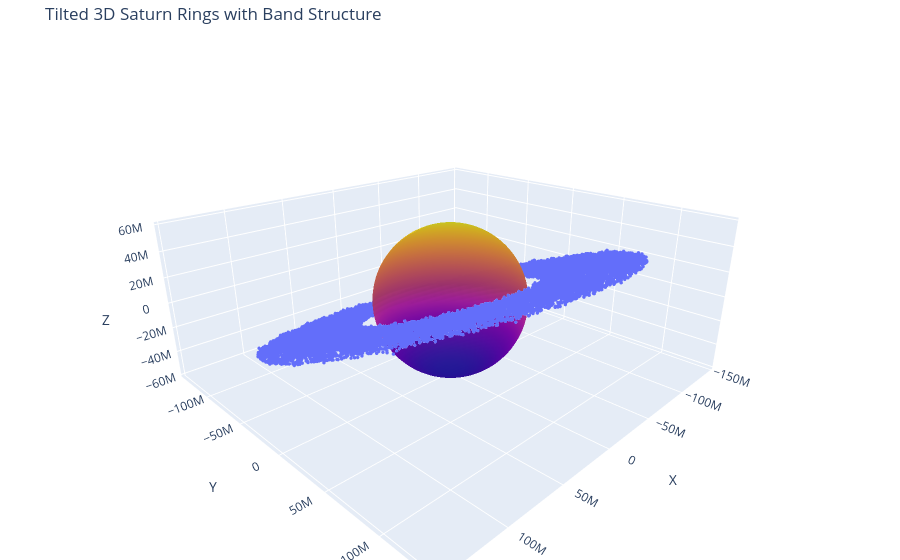

This figure's notebook cell:
### Code cell
# Ring Parameters

R_inner = 70000e3
R_outer = 140000e3
N = 20000

# Structured radial bands
r_base = np.random.uniform(R_inner, R_outer, N)

# Add clear banding pattern
band_pattern = 4000e3 * np.sin((r_base - R_inner) / 5000e3)
r = r_base + band_pattern

theta = np.random.uniform(0, 2*np.pi, N)

# Add slight vertical thickness
z = np.random.normal(0, 800e3, N)

# Convert to Cartesian
x = r * np.cos(theta)
y = r * np.sin(theta)

# Tilt (Disorientation)

tilt_angle = np.radians(20)

y_tilt = y * np.cos(tilt_angle) - z * np.sin(tilt_angle)
z_tilt = y * np.sin(tilt_angle) + z * np.cos(tilt_angle)

# Saturn Sphere
R_saturn = 58232e3

phi = np.linspace(0, np.pi, 50)
theta_s = np.linspace(0, 2*np.pi, 50)
phi, theta_s = np.meshgrid(phi, theta_s)

xs = R_saturn * np.sin(phi) * np.cos(theta_s)
ys = R_saturn * np.sin(phi) * np.sin(theta_s)
zs = R_saturn * np.cos(phi)

# Apply same tilt to Saturn
ys_tilt = ys * np.cos(tilt_angle) - zs * np.sin(tilt_angle)
zs_tilt = ys * np.sin(tilt_angle) + zs * np.cos(tilt_angle)

# Plot
fig = go.Figure()

# Rings
fig.add_trace(go.Scatter3d(
    x=x,
    y=y_tilt,
    z=z_tilt,
    mode='markers',
    marker=dict(size=2),
    name="Rings"
))

# Saturn
fig.add_trace(go.Surface(
    x=xs,
    y=ys_tilt,
    z=zs_tilt,
    showscale=False,
    opacity=0.9,
    name="Saturn"
))

fig.update_layout(
    title="Tilted 3D Saturn Rings with Band Structure",
    scene=dict(
        xaxis_title="X",
        yaxis_title="Y",
        zaxis_title="Z",
        aspectmode='data',
        camera=dict(
            eye=dict(x=1.4, y=1.4, z=0.8)  # Zoomed closer
        )
    ),
    margin=dict(l=0, r=0, b=0, t=40)
)

fig.show()

# Output is not visible in github webpage, refer to Folder/Output-Plotly

### Figure 1 — Plotly figure (JSON) as saved in the notebook; plotly's stock layout.template omitted (floating-point values rounded to 4 significant figures; data arrays with more than 128 entries replaced by an {"elided": "..."} marker saying what was removed)
{"data": [{"marker": {"size": 2}, "mode": "markers", "name": "Rings", "type": "scatter3d", "x": {"elided": "20000 float values"}, "y": {"elided": "20000 float values"}, "z": {"elided": "20000 float values"}}, {"name": "Saturn", "opacity": 0.9, "showscale": false, "type": "surface", "x": {"elided": "50x50 float values"}, "y": {"elided": "50x50 float values"}, "z": {"elided": "50x50 float values"}}], "layout": {"margin": {"b": 0, "l": 0, "r": 0, "t": 40}, "scene": {"aspectmode": "data", "camera": {"eye": {"x": 1.4, "y": 1.4, "z": 0.8}}, "xaxis": {"title": {"text": "X"}}, "yaxis": {"title": {"text": "Y"}}, "zaxis": {"title": {"text": "Z"}}}, "title": {"text": "Tilted 3D Saturn Rings with Band Structure"}}}
